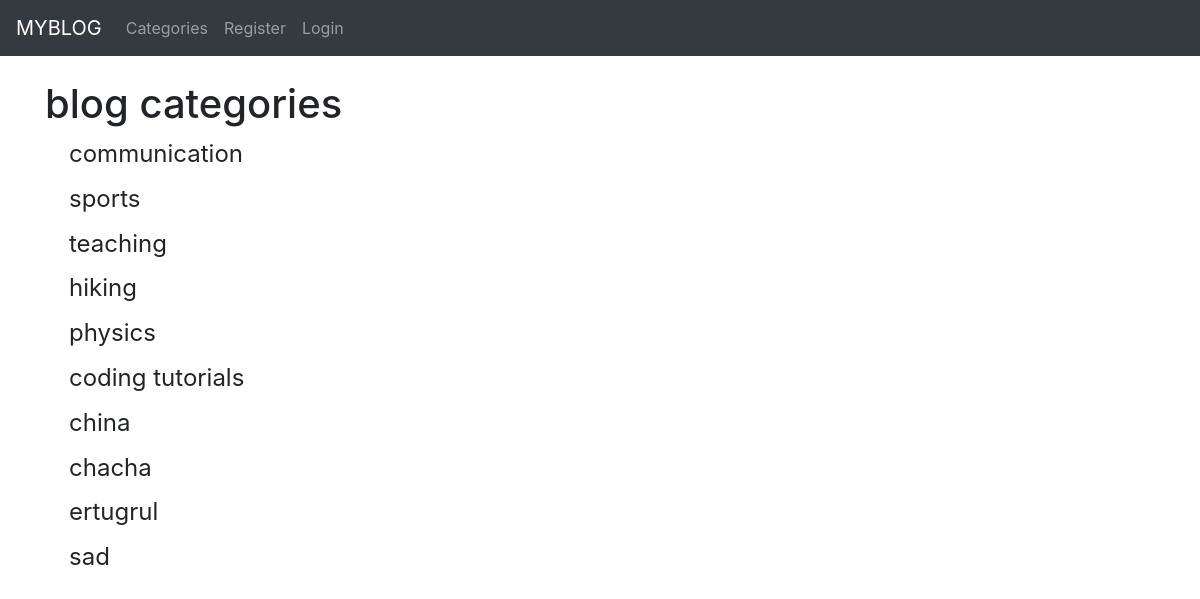
The page /category-list/ on the database its author committed.
### myblog/models.py (models this page shows, shortened)
class Category(models.Model):
    name=models.CharField(max_length=300)
    def __str__(self):
        return self.name

### myblog/views.py (the view)
# urls.py: path('category-list/',CategoryListView,name='category-list'),
def CategoryListView(request):
    cat_menu_list=Category.objects.all()
    return render(request,'myblog/category_list.html',{'cat_menu_list':cat_menu_list})

### myblog/templates/myblog/category_list.html (shortened to what this page needs)
{% extends 'myblog/base.html' %}
{% block content %}
<h1> blog categories </h1>
 {% for item in cat_menu_list %}
<h4><a class="dropdown-item" href="{% url 'category' item|slugify  %}">{{ item }}</a></h4>
                {% endfor %}
{% endblock %}

### rows shown on the page
Category: name "communication"
Category: name "sports"
Category: name "teaching"
Category: name "hiking"
Category: name "physics"
Category: name "coding tutorials"
Category: name "china"
Category: name "chacha"
Category: name "ertugrul"
Category: name "sad"
